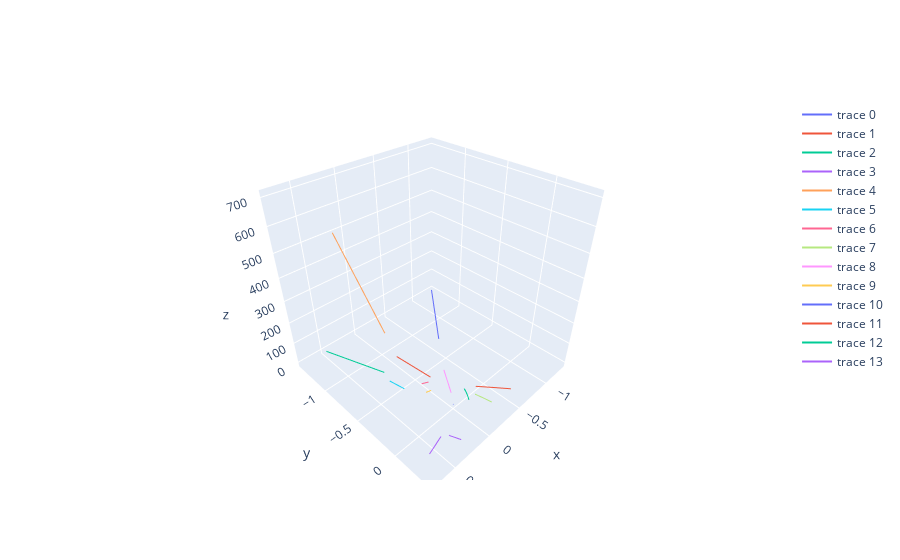

Notebook cell for this chart:
### Code cell
sgtAstar.show(np.tan(1*u.arcsec)*8*u.kpc)

### Figure 1 — Plotly figure (JSON) as saved in the notebook; plotly's stock layout.template omitted (floating-point values rounded to 4 significant figures; data arrays with more than 128 entries replaced by an {"elided": "..."} marker saying what was removed)
{"data": [{"line": {"width": 2}, "mode": "lines", "type": "scatter3d", "x": {"elided": "365 float values"}, "y": {"elided": "365 float values"}, "z": {"elided": "365 float values"}}, {"line": {"width": 2}, "mode": "lines", "type": "scatter3d", "x": {"elided": "365 float values"}, "y": {"elided": "365 float values"}, "z": {"elided": "365 float values"}}, {"line": {"width": 2}, "mode": "lines", "type": "scatter3d", "x": {"elided": "365 float values"}, "y": {"elided": "365 float values"}, "z": {"elided": "365 float values"}}, {"line": {"width": 2}, "mode": "lines", "type": "scatter3d", "x": {"elided": "365 float values"}, "y": {"elided": "365 float values"}, "z": {"elided": "365 float values"}}, {"line": {"width": 2}, "mode": "lines", "type": "scatter3d", "x": {"elided": "365 float values"}, "y": {"elided": "365 float values"}, "z": {"elided": "365 float values"}}, {"line": {"width": 2}, "mode": "lines", "type": "scatter3d", "x": {"elided": "365 float values"}, "y": {"elided": "365 float values"}, "z": {"elided": "365 float values"}}, {"line": {"width": 2}, "mode": "lines", "type": "scatter3d", "x": {"elided": "365 float values"}, "y": {"elided": "365 float values"}, "z": {"elided": "365 float values"}}, {"line": {"width": 2}, "mode": "lines", "type": "scatter3d", "x": {"elided": "365 float values"}, "y": {"elided": "365 float values"}, "z": {"elided": "365 float values"}}, {"line": {"width": 2}, "mode": "lines", "type": "scatter3d", "x": {"elided": "365 float values"}, "y": {"elided": "365 float values"}, "z": {"elided": "365 float values"}}, {"line": {"width": 2}, "mode": "lines", "type": "scatter3d", "x": {"elided": "365 float values"}, "y": {"elided": "365 float values"}, "z": {"elided": "365 float values"}}, {"line": {"width": 2}, "mode": "lines", "type": "scatter3d", "x": {"elided": "365 float values"}, "y": {"elided": "365 float values"}, "z": {"elided": "365 float values"}}, {"line": {"width": 2}, "mode": "lines", "type": "scatter3d", "x": {"elided": "365 float values"}, "y": {"elided": "365 float values"}, "z": {"elided": "365 float values"}}, {"line": {"width": 2}, "mode": "lines", "type": "scatter3d", "x": {"elided": "365 float values"}, "y": {"elided": "365 float values"}, "z": {"elided": "365 float values"}}, {"line": {"width": 2}, "mode": "lines", "type": "scatter3d", "x": {"elided": "365 float values"}, "y": {"elided": "365 float values"}, "z": {"elided": "365 float values"}}], "layout": {}}
